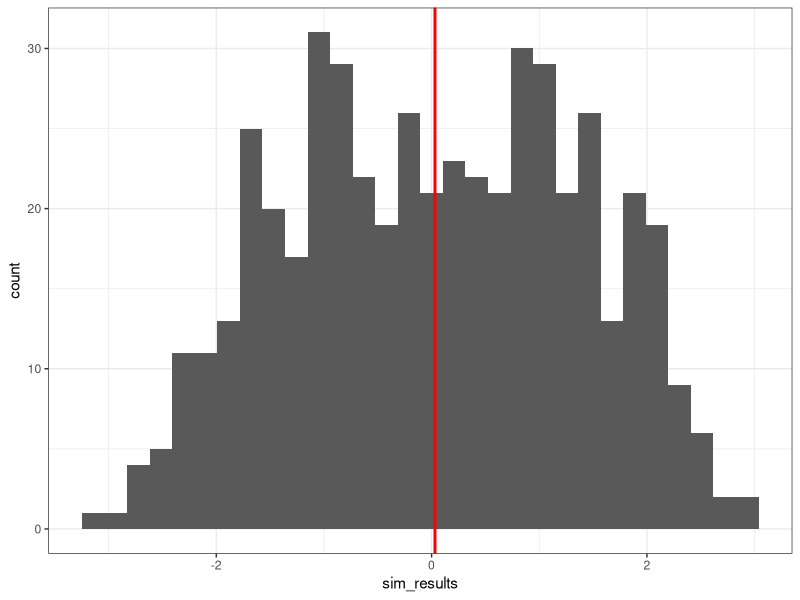
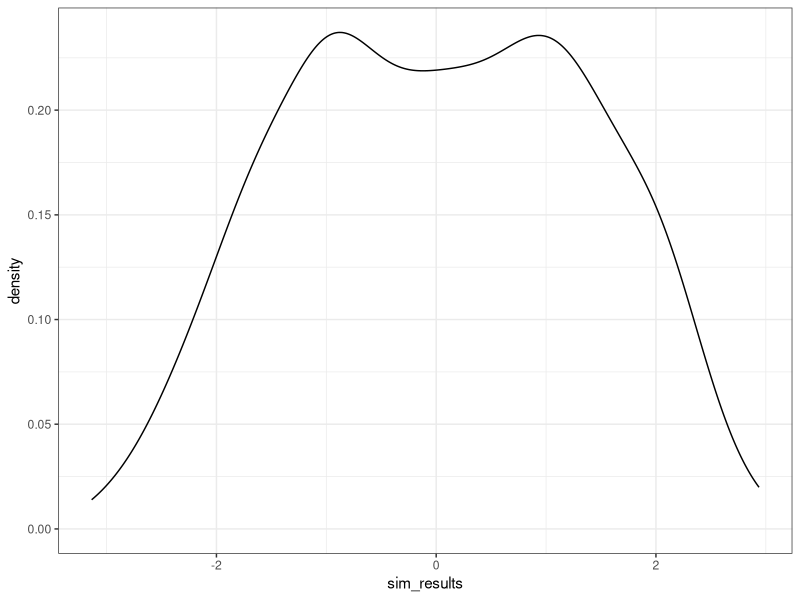

Generate these figures, in order, with R: (Note: a time limit stopped this script after it produced the figures.)
# Examples for workshop 6 
#(also some additional exercises throughout; all are marked with the word 
# "Exercise")
library(tidyverse)


#### Fibonacci Numbers ####
fibonacci <- function(n, v1=1, v2=1){
  # computes the n-th Fibonacci number of the sequence beginning with V1 and V2
  f_0 <- v1
  f_1 <- v2
  f_o <- 0
  for (i in c(1:(n-2))){
    f_o <- f_0 + f_1
    f_1 <- f_0
    f_0 <- f_o
  }
  return(f_o)
}

#### Fn formula####
phi <- (1 + 5 ^ 0.5) / 2
psi <- (1 - 5 ^ 0.5) / 2
# Fn = phi^n - psi^n / sqrt(5)
# Exercise! 
# make a function as practice! (that directly computes the n-th Fibonacci number)

#### Fibonacci-esque Sequence ####
find_n_seq1 <- function(n, v1=1, v2=1, v3=1){
  # Computes the n-th value of a Fibonacci-esque sequence that randomly
  # adds either the previous two values or the previous three values
  f_0 <- v1
  f_1 <- v2
  f_2 <- v3
  f_o <- 0
  for (i in c(1:(n-2))){
    rand <- runif(1)
    if (rand < 0.5){
      f_o <- f_1 + f_2
    } else {
      f_o <- f_0 + f_1 + f_2
    }
    f_0 <- f_1
    f_1 <- f_2
    f_2 <- f_o
  }
  return(f_o)
}


#### Random Harmonic Sums ####
rand_harm_one_val <- function(x){
  # function that returns either the negative or positive reciprocal of a number
  rand <- runif(1)
  if (rand < 0.5){
    y <- x
  } else {
    y <- x * (-1)
  }
  return(1/y)
}
# alternative using sample
rand_harm_one_val_alt <- function(x){
  # function that returns either the negative or the positive reciprocal
  # of a number
  pn <- sample(c(-1,1), 1)
  return(pn / x)
}

rand_harm <- function(n){
  # function that computes a realization of the sum to n of the random harmonic 
  # series
  to_sum <- c(1:n)
  vec <- sapply(to_sum, rand_harm_one_val)
  return(sum(vec))
}

# You can then use this to simulate resulting distributions from 
# the random harmonic series
sim_results <- replicate(500, rand_harm(10000))
# running this line may take a little time 
ggplot(as.data.frame(sim_results), aes(x=sim_results)) + 
  geom_histogram() + 
  theme_bw() +
  geom_vline(xintercept = mean(sim_results), color = "red", size = 1)
ggplot(as.data.frame(sim_results), aes(x=sim_results)) + 
  geom_density() + 
  theme_bw() 

sim_results <- replicate(500, rand_harm(100000))
# running this line may take a little time 
ggplot(as.data.frame(sim_results), aes(x=sim_results)) + 
  geom_histogram() + 
  theme_bw() +
  geom_vline(xintercept = mean(sim_results), color = "red", size = 1)
ggplot(as.data.frame(sim_results), aes(x=sim_results)) + 
  geom_density() + 
  theme_bw() 


#### Extended Random Typewriter Example ####

#### Simplest Random Creation ####
# R has built in constants including letters and LETTERS
# note that some packages also have built in constants; for instance, 
# stringr has the constant 
sentences
# you should avoid naming things the same name as built in constants

# Function that creates a random string of length n
rand_stg <- function(n){
  out <- sample(letters, n, replace = TRUE)
  out <- out %>% str_c(collapse = "")
  return(out)
}

# Function that creates m random strings of length n
m_n_stgs <- function(m, n){
  out <- replicate(m, rand_stg(n))
  return(out)
}

# Function that creates a random string of text with m "words" of length n 
sentence_m_n <- function(m, n){
  out <- replicate(m, rand_stg(n))
  out <- out %>% str_c(collapse = " ")
  return(out)
}


#### Another Layer of Randomization ####
# Function that creates n random strings of random length
n_rand_stgs <- function(n, max = 100){
  # function that generates n random strings, max string length default 100
  stg_lengths <- sample(c(1:max), n, replace = TRUE)
  out <- sapply(stg_lengths, rand_stg)
  return(out)
}

# Function that creates a random string of text with n "words"
stg_n_rand_words <- function(n, mx=100){
  # function that generates one random string with n random "words"; max 
  # word length default 100
  out <- n_rand_stgs(n, mx) %>% str_c(collapse = " ")
  return(out)
}

# Function that creates m random strings of text with random n "words"
m_rand_sentences <- function(m, max_wds=100, max_lets=100){
  # function that generates m random strings with random numbers of words, max
  # "words" default 100, max letters in "word" default 100
  stnce_lgths <- sample(c(1:max_wds), m, replace = TRUE)
  out <- sapply(stnce_lgths, stg_n_rand_words, mx = max_lets)
  return(out)
}

#### Adding Some Punctuation/Regularity ####
# Making the "words" more structured
## Exercise! consider different kinds of randomization; maybe mimic English
##           where some letters must go in certain orders & some letters (e, t, 
##           a, r, etc) are more common; maybe mimic hitting a QWERTY keyboard
##           randomly, where letters in the middle are more common; try both!
# Hint: you can separate out letters into vowels and consonants as follows:
vowels <- c("a", "e", "i", "o", "u")
consonants <- letters[!(letters %in% vowels)]

# Adding some basic punctuation
rand_sentence_n_wds <- function(n, max_wds=100){
  # makes a random sentence that starts with a capital letter and ends with a 
  # period
  sentence <- stg_n_rand_words(n, max_wds)
  first_letter <- str_sub(sentence, 1, 1)
  new_sentence <- paste(toupper(first_letter), str_sub(sentence, 2, -1), ".", 
                        sep = "")
  return(new_sentence)
}

# Exercise! Think of other ways to add punctuation
